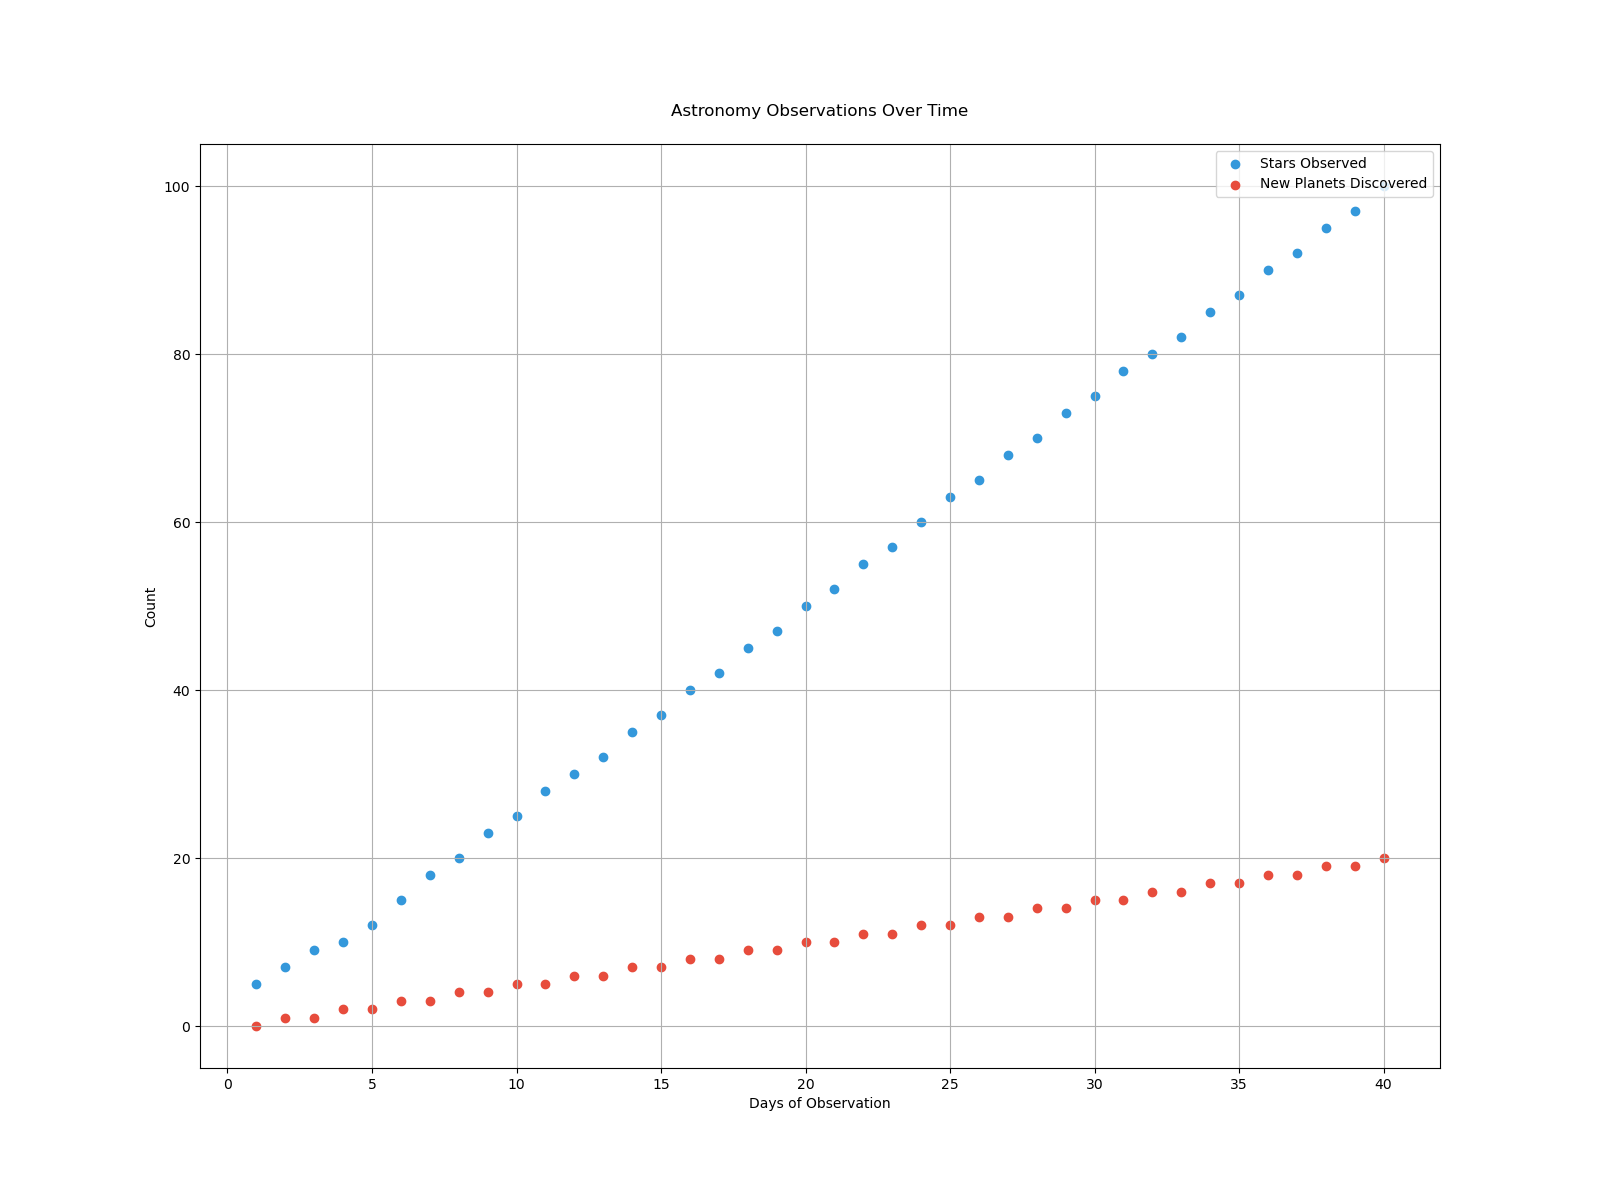

Generate this figure with Python:

import matplotlib.pyplot as plt

# Data for plotting
days = [1, 2, 3, 4, 5, 6, 7, 8, 9, 10, 11, 12, 13, 14, 15, 16, 17, 18, 19, 20, 21, 22, 23, 24, 25, 26, 27, 28, 29, 30, 31, 32, 33, 34, 35, 36, 37, 38, 39, 40]
stars_observed = [5, 7, 9, 10, 12, 15, 18, 20, 23, 25, 28, 30, 32, 35, 37, 40, 42, 45, 47, 50, 52, 55, 57, 60, 63, 65, 68, 70, 73, 75, 78, 80, 82, 85, 87, 90, 92, 95, 97, 100]
new_planets_discovered = [0, 1, 1, 2, 2, 3, 3, 4, 4, 5, 5, 6, 6, 7, 7, 8, 8, 9, 9, 10, 10, 11, 11, 12, 12, 13, 13, 14, 14, 15, 15, 16, 16, 17, 17, 18, 18, 19, 19, 20]

# Create a scatterplot
plt.figure(figsize=(16, 12))
plt.scatter(days, stars_observed, c="#3498DB", label="Stars Observed")
plt.scatter(days, new_planets_discovered, c="#E74C3C", label="New Planets Discovered")

# Customize the chart
plt.title("Astronomy Observations Over Time", pad=20)
plt.xlabel("Days of Observation")
plt.ylabel("Count")
plt.legend(loc='upper right')
plt.grid(True)

# Show the scatterplot
plt.show()
